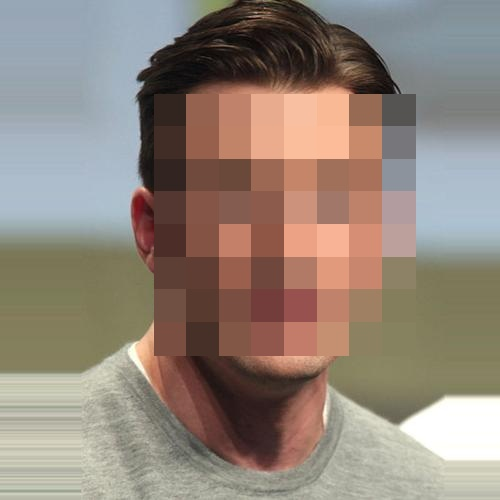
#> input picture 41 - Blurry Face/Blurry Face.jpg, 500 x 500 px
$ python blur-image.py --image 'Blurry Face.jpg'
#> lines starting #> are read from the running program, lines starting #| are printed output that depends on the picture
import cv2
import argparse
import numpy as np

ap = argparse.ArgumentParser()
ap.add_argument("-i", "--image", required=True,
                help="path to input image")
args = vars(ap.parse_args())

img = cv2.imread(args["image"])
#> img is the input picture: shape (500, 500, 3); mean B, G, R 122, 132.8, 146.1
gray = cv2.cvtColor(img, cv2.COLOR_BGR2GRAY)
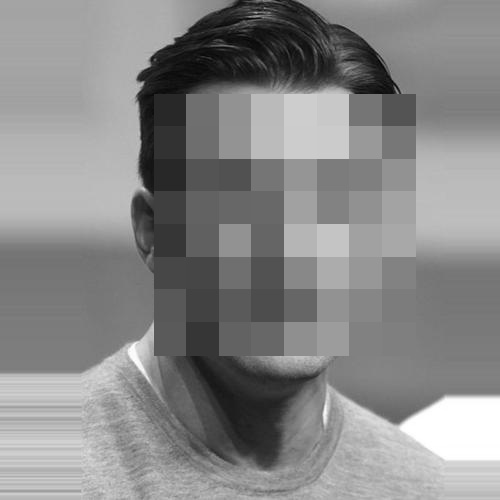
#> gray: shape (500, 500); min 1, max 255, mean 135.6
haar = cv2.CascadeClassifier('haarcascade_frontalface_default.xml')
print("Anjay ganteng banget\n" * 5)

face = haar.detectMultiScale(gray, 1.3, 5)
#> face = [[143, 80, 290, 290]]
for x, y, w, h in face:
    # cv2.rectangle(img, (x, y), (x+w, y+h), (0, 255, 0), 3)
    # Alternative
    # img[y:y+h, x:x+w] = cv2.GaussianBlur(img[y:y+h, x:x+w], (41, 41), 5000)
    steps_count = 8
    stepsX = np.linspace(x, x + w, steps_count + 1, dtype=int)
    stepsY = np.linspace(y, y + h, steps_count + 1, dtype=int)
    for direction_x in range(steps_count):
        for direction_y in range(steps_count):
            color = cv2.mean(img[stepsY[direction_y]: stepsY[direction_y + 1],
                             stepsX[direction_x]: stepsX[direction_x + 1]])
            cv2.rectangle(img, (stepsX[direction_x], stepsY[direction_y]), (
                stepsX[direction_x + 1], stepsY[direction_y + 1]), color, -1)
#> this loop made 1 pass
#> (x, y, w, h, steps_count, stepsX, stepsY) on pass 1: (143, 80, 290, 290, 8, [143, 179, 215, 251, 288, 324, 360, 396, 433], [80, 116, 152, 188, 225, 261, 297, 333, 370])
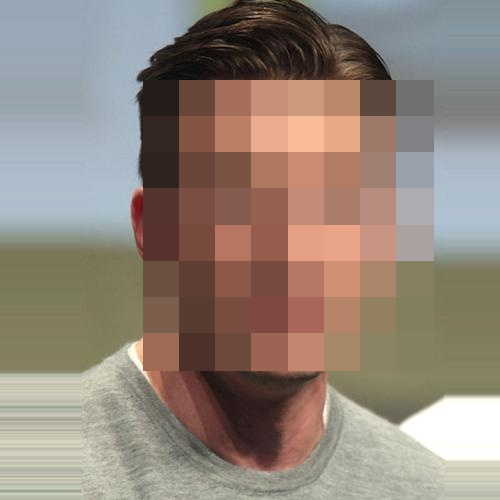
#> img: shape (500, 500, 3); mean B, G, R 122, 132.7, 146.1

cv2.imshow('Blurry Face', img)
cv2.imwrite("Blurry Face.jpg", img)
cv2.waitKey(0)
